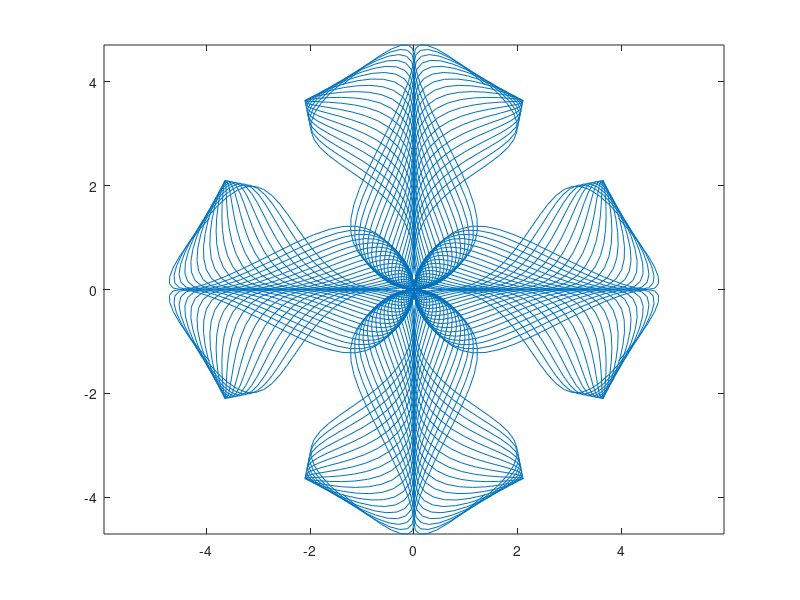

Source code (MATLAB):
% Superficie Parametrica 1
clc
theta = linspace(-6,6, 1000);

X = [];
Y = [];

x = 2.5 .* (sin(-5 .* theta).^2) .* 2.^(cos(cos(4.28.*2.3.*theta)));
y = 2.5 .* sin(sin(-5.*theta)) .* (cos(4.28 .* 2.3 .* theta) .^2);

X = horzcat(X, x);
Y = horzcat(Y, y);

X(length(X)+1) = NaN;
Y(length(Y)+1) = NaN;

x1 = -1 .* x;
X = horzcat(X, x1);
Y = horzcat(Y, y);

X(length(X)+1) = NaN;
Y(length(Y)+1) = NaN;

X = horzcat(X, y);
Y = horzcat(Y, x1);

X(length(X)+1) = NaN;
Y(length(Y)+1) = NaN;

X = horzcat(X, y);
Y = horzcat(Y, x);


ymax = max(y)

plot(X, Y)
axis equal